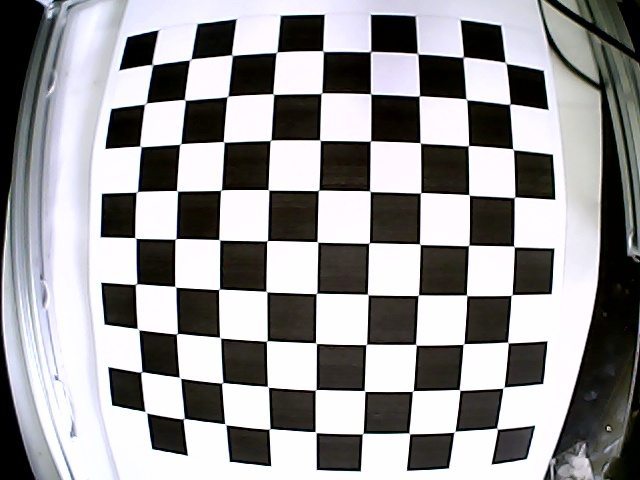
#> input picture v1.0/GobangAI/Data/chessboard/test1529378946.7737973.jpg, 640 x 480 px; its folder holds only this picture in this run
$ python calibrate.py
#> lines starting #> are read from the running program, lines starting #| are printed output that depends on the picture; after the words box and inside, x2 and y2 are one past the last pixel; in counts of white or black regions, pixels touching at a corner belong together; long printed decimals are rounded
#coding:utf-8
import cv2
import numpy as np

#棋盘格模板规格
w = 9
h = 9

class Calibrate (object):

    def __init__ (self):
        # 找棋盘格角点
        # 阈值
        self.criteria = (cv2.TERM_CRITERIA_EPS + cv2.TERM_CRITERIA_MAX_ITER, 20, 0.001)
        # 世界坐标系中的棋盘格点,例如(0,0,0), (1,0,0), (2,0,0) ....,(8,5,0)，去掉Z坐标，记为二维矩阵
        self.objp = np.zeros((w*h,3), np.float32)
        self.objp[:,:2] = np.mgrid[0:w,0:h].T.reshape(-1,2)
        # 储存棋盘格角点的世界坐标和图像坐标对
        self.objpoints = [] # 在世界坐标系中的三维点
        self.imgpoints = [] # 在图像平面的二维点
        self.image_shape = [] # 图像大小

        self.calibrate_mtx = []  # 标定用参数
        self.calibrate_dist = []


    def read_sample (self, image_path):
#> called with image_path = '.\\Data\\chessboard\\*.jpg'
        import glob
        images = glob.glob(image_path)
        for fname in images:
            img = cv2.imread(fname)
#> img is the input picture: shape (480, 640, 3); mean B, G, R 151, 149.7, 150.6
            gray = cv2.cvtColor(img, cv2.COLOR_BGR2GRAY)
            self.image_shape = gray.shape
#> self.image_shape = (480, 640)

            # 找到棋盘格角点
            ret, corners = cv2.findChessboardCorners(gray, (w,h),None)
#> ret = True; corners = 81 rows, first 8: [152.5, 64.66], [191.3, 58.69], [231.9, 55.06], [276.8, 52.12], [322.7, 50.78], [370.6, 51.37], [417.9, 53.93], [463.3, 57.06]
            # 如果找到足够点对，将其存储起来
            if ret == True:
                cv2.cornerSubPix(gray,corners,(11,11),(-1,-1), self.criteria)
                self.objpoints.append(self.objp)
                self.imgpoints.append(corners)
                # 将角点在图像上显示
                cv2.drawChessboardCorners(img, (w,h), corners, ret)
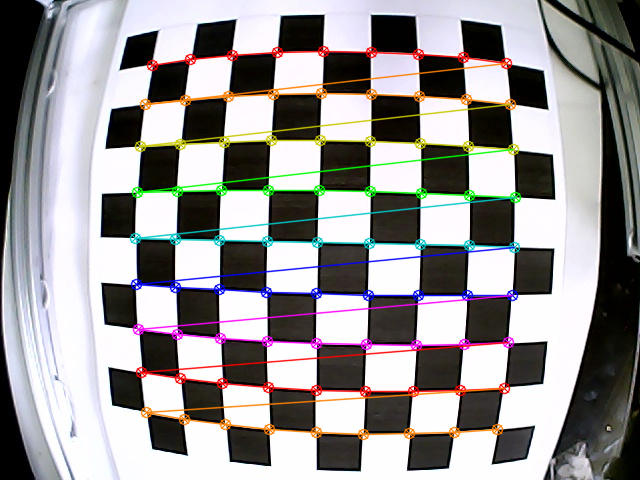
#> img: shape (480, 640, 3); 8.04% of pixels changed, all inside (x1, y1, x2, y2) = (129, 45, 522, 441)
                cv2.imshow('findCorners',img)
                cv2.waitKey(1)
        cv2.destroyAllWindows()

    def calibrate(self):
        # 标定
        ret, mtx, dist, rvecs, tvecs = cv2.calibrateCamera( self.objpoints, self.imgpoints, self.image_shape[::-1], None, None)
#> ret = 0.288; mtx = [[744.6, 0, 342.5], [0, 749.7, 239.7], [0, 0, 1]]; dist = [[-1.22, 2.58, 0.00679, -0.00201, -4.36]]; rvecs = ([0.0248, 0.0522, 0.021],); tvecs = ([-4.4, -4.04, 14.53],)
        '''
        mtx   - 摄像机内矩阵
        dist  - 进一步扭曲
        rvecs - 旋转向量
        tvecs - 平移向量
        '''
        self.calibrate_mtx = mtx
#> self.calibrate_mtx = [[744.6, 0, 342.5], [0, 749.7, 239.7], [0, 0, 1]]
        self.calibrate_dist = dist
#> self.calibrate_dist = [[-1.22, 2.58, 0.00679, -0.00201, -4.36]]
        print("mtx:", self.calibrate_mtx)
#| mtx: [[744.550   0.         342.548 ]
#|  [  0.         749.739  239.653]
#|  [  0.           0.           1.        ]]
        print("dist:", self.calibrate_dist)
#| dist: [[-1.21970909e+00  2.58488121e+00  6.78793642e-03 -2.00526850e-03
#|   -4.35969865e+00]]


    # TODO
    def save_parameter(self, filename):
        import pickle
        fw = open(filename,'wb')
        pickle.dump(self.calibrate_dist, fw)
        pickle.dump(self.calibrate_mtx, fw)
        fw.close()

    def load_parameter(self, filename):
        import pickle
        fr = open(filename, 'rb')
        temp = pickle.load(fr)
        print(temp)

    def test(self, image_path):
        # 去畸变
        # image_path = r'.\\Data\\origin\\gobang_chessboard_2.jpg'
        img2 = cv2.imread(image_path)
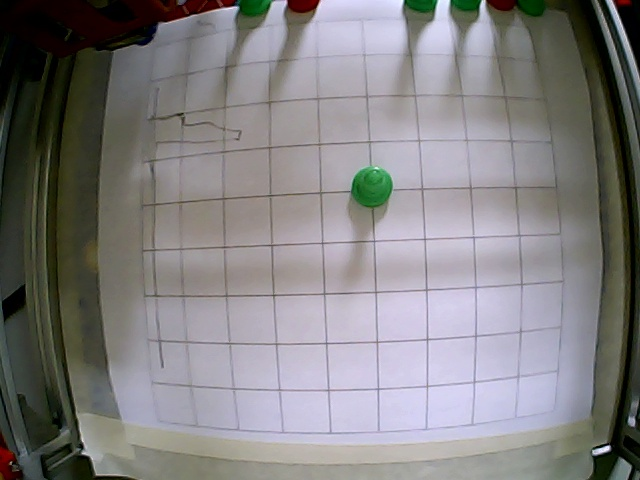
#> input picture v1.0/GobangAI/Data/origin/gobang_chessboard_3.jpg, 640 x 480 px, found by its file name
#> img2 is the input picture: shape (480, 640, 3); mean B, G, R 129, 128.1, 129.9

        h, w = img2.shape[:2]
#> h = 480; w = 640
        # undistort
        dst = cv2.undistort(img2, self.calibrate_mtx, self.calibrate_dist, None, self.calibrate_mtx)
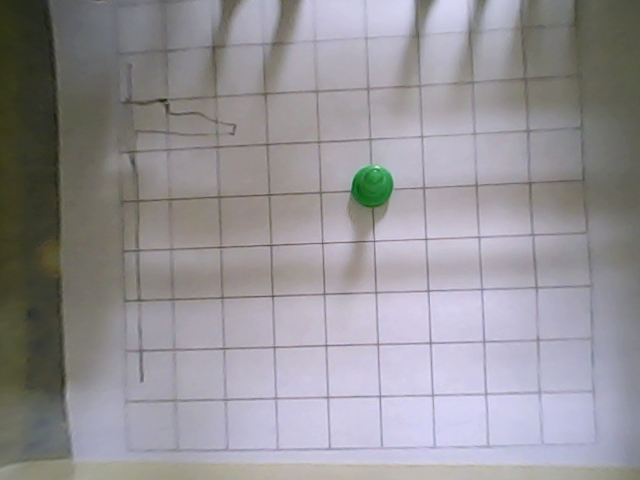
#> dst: shape (480, 640, 3); mean B, G, R 151, 146.6, 149.3
        cv2.imwrite('.\\Data\\result_calib\\calibresult.png',dst)

        cv2.imshow('img', img2)
        cv2.imshow('dst', dst)
        # wait a 'c'
        while 1:
            ch = cv2.waitKey(1)
#> (key Esc is pressed here)
            if ch == ord('c') :
                break

    def calculate_error(self):
    # TODO(binjun): 这一部分待完成
        # 反投影误差
        total_error = 0
        for i in range(len(objpoints)):
            imgpoints2, _ = cv2.projectPoints(objpoints[i], rvecs[i], tvecs[i], mtx, dist)
            error = cv2.norm(imgpoints[i],imgpoints2, cv2.NORM_L2)/len(imgpoints2)
            total_error += error
        print("total error: ", total_error/len(objpoints))


if __name__ == '__main__':

    a_temp = Calibrate()

    image_path = '.\\Data\\chessboard\\*.jpg'
    a_temp.read_sample(image_path)
    a_temp.calibrate()

    # [7 lines of commented-out code are left out]
    image_path = r'.\\Data\\origin\\gobang_chessboard_3.jpg'
    a_temp.test(image_path)
